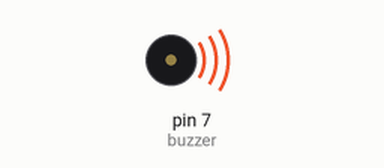
This sketch was run on a simulated Arduino Uno, built with avr-gcc and run on an emulated ATmega328P. On the bench: buzzer (waves = sounding).

Above: at 0.5 s.
Timing chart, 0 to 4.6 s (numbered marks = the images above):
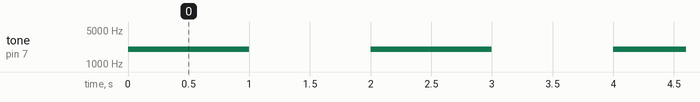

Measured:
- by itself, tone on pin 7 (buzzer): alternates 2000 Hz for 1.0 s and silent for 1.0 s

The sketch:

Passive_Buzzer.ino
```cpp
//////////////////////////Produce tone in passive buzzer//////////////////////////////


const int buzzer = 7; //buzzer to arduino pin 7


void setup()
{

  pinMode(buzzer, OUTPUT); // Set buzzer pin as an output

}

void loop()
{

  tone(buzzer, 2000); // Send 1KHz sound signal
  delay(1000);        // wait for 1 sec
  noTone(buzzer);     // Stop sound
  delay(1000);        // wait for 1sec

}
```
